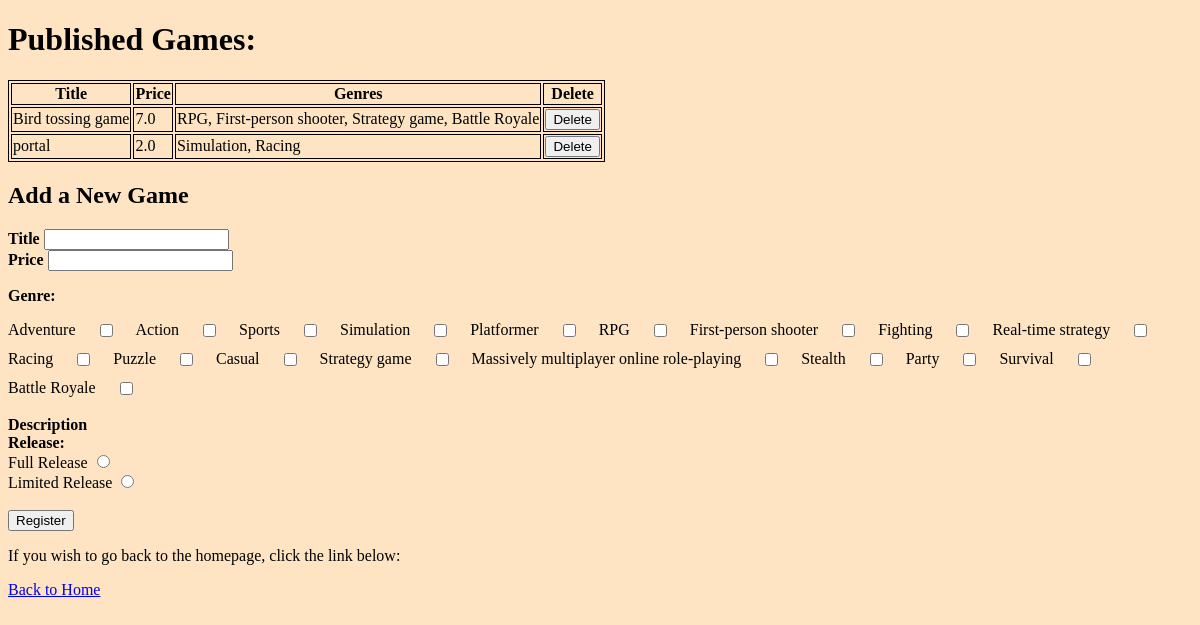
Page /publishedgames (signed in) on the committed database.
### tables this page shows
CREATE TABLE Game(
        gameID INTEGER PRIMARY KEY AUTOINCREMENT,
        price DOUBLE NOT NULL,
        title TEXT NOT NULL,
        isFullrelease BOOLEAN NOT NULL,
        description TEXT NOT NULL,
        username TEXT NOT NULL,
        FOREIGN KEY(username) REFERENCES User(username) ON DELETE CASCADE
    );

### main.py (the view, shortened to what this page needs)
@app.route("/publishedgames", methods=["GET", "POST"])
def publishedgames():
    if "username" in session:
        conn = sqlite3.connect("game.db")
        c = conn.cursor()
        username = session["username"]
        c.execute("""
            SELECT g.gameID, g.title, g.price, group_concat(gen.name, ', ') AS genres
            FROM Game g
            LEFT JOIN GenreOfGame gog ON g.gameID = gog.gameID
            LEFT JOIN Genre gen ON gog.genreID = gen.genreID
            WHERE g.username = ?
            GROUP BY g.gameID, g.title, g.price
        """, (username,))
        games_with_genres = c.fetchall()
        conn.close()
        return render_template("publishedgames.html", games=games_with_genres)
    return render_template("homepage.html")

### templates/publishedgames.html (shortened to what this page needs)
<!DOCTYPE html>
<html lang="en">
<head>
    <link rel="stylesheet" href="static/style.css">
</head>
<body>
<h1>Published Games:</h1>
    <table>
        <tr>
            <th>Title</th>
            <th>Price</th>
            <th>Genres</th>
            <th>Delete</th>
        </tr>
        {% for game in games %}
        <tr>
            <td>{{ game[1] }}</td>
            <td>{{ game[2] }}</td>
            <td>{{ game[3] }}</td>
            <td>
                <form method="POST" action="/delete_game">
                    <input type="submit" value="Delete">
                </form>
            </td>
        </tr>
        {% endfor %}
    </table>
<h2>Add a New Game</h2>
<form method="POST" action ="/publishedgames">
    <b><label for="title">Title</label></b>
    <input type="text" name="title" id="title" required/><br/>
    <b><label for="price">Price</label></b>
    <input type="text" name="price" id="price" required/><br/>
    <b><p>Genre:</p></b>
    <div class="checkbox-group">
        <label for="adventure">Adventure</label>
        <input type="checkbox" name="genre[]" id="adventure" value="Adventure"/><br/>
        <label for="action">Action</label>
        <input type="checkbox" name="genre[]" id="action" value="Action"/><br/>
        <label for="sports">Sports</label>
        <input type="checkbox" name="genre[]" id="sports" value="Sports"/><br/>
        <label for="simulation">Simulation</label>
        <input type="checkbox" name="genre[]" id="simulation" value="Simulation"/><br/>
        <label for="platformer">Platformer</label>
        <input type="checkbox" name="genre[]" id="platformer" value="Platformer"/><br/>
        <label for="rpg">RPG</label>
        <input type="checkbox" name="genre[]" id="rpg" value="RPG"/><br/>
        <label for="fps">First-person shooter</label>
        <input type="checkbox" name="genre[]" id="fps" value="First-person shooter"/><br/>
        <label for="fighting">Fighting</label>
        <input type="checkbox" name="genre[]" id="fighting" value="Fighting"/><br/>
        <label for="rts">Real-time strategy</label>
        <input type="checkbox" name="genre[]" id="rts" value="Real-time strategy"/><br/>
        <label for="racing">Racing</label>
        <input type="checkbox" name="genre[]" id="racing" value="Racing"/><br/>
        <label for="puzzle">Puzzle</label>
        <input type="checkbox" name="genre[]" id="puzzle" value="Puzzle"/><br/>
        <label for="casual">Casual</label>
        <input type="checkbox" name="genre[]" id="casual" value="Casual"/><br/>
        <label for="strategy">Strategy game</label>
        <input type="checkbox" name="genre[]" id="strategy" value="Strategy game"/><br/>
        <label for="mmorpg">Massively multiplayer online role-playing</label>
        <input type="checkbox" name="genre[]" id="mmorpg" value="Massively multiplayer online role-playing"/><br/>
        <label for="stealth">Stealth</label>
        <input type="checkbox" name="genre[]" id="stealth" value="Stealth"/><br/>
        <label for="party">Party</label>
        <input type="checkbox" name="genre[]" id="party" value="Party"/><br/>
        <label for="survival">Survival</label>
        <input type="checkbox" name="genre[]" id="survival" value="Survival"/><br/>
        <label for="battle-royale">Battle Royale</label>
        <input type="checkbox" name="genre[]" id="battle-royale" value="Battle Royale"/><br/>
    </div><br/>
    <b><label for="description">Description</label></b>
    <input type="text" name="description" id="description"/><br/>
    <b>Release:</b><br/>
    <label for="FullRelease">Full Release</label>
    <input type="radio" name="isFullRelease" id="FullRelease" value="FullRelease"/><br/>
    <label for="LimitedRelease">Limited Release</label>
    <input type="radio" name="isFullRelease" id="LimitedRelease" value="LimitedRelease"/><br/>
  <br/><input type="submit" value="Register"/><br/>
</form>
<p>If you wish to go back to the homepage, click the link below:</p>
<a href="/homepage">Back to Home</a>
</body>
</html>

### static/style.css (style rules this page uses)
body { background-color: bisque; }
table, th, td { border: 1px solid; }
.checkbox-group, p { display: flex; flex-wrap: wrap; gap: 10px; }
.checkbox-group label { display: inline-block; margin-right: 10px; }

### rows in the picture
Game: title "Bird tossing game", price "7.0", game "RPG, First-person shooter, Strategy game, Battle Royale"
Game: title "portal", price "2.0", game "Simulation, Racing"
